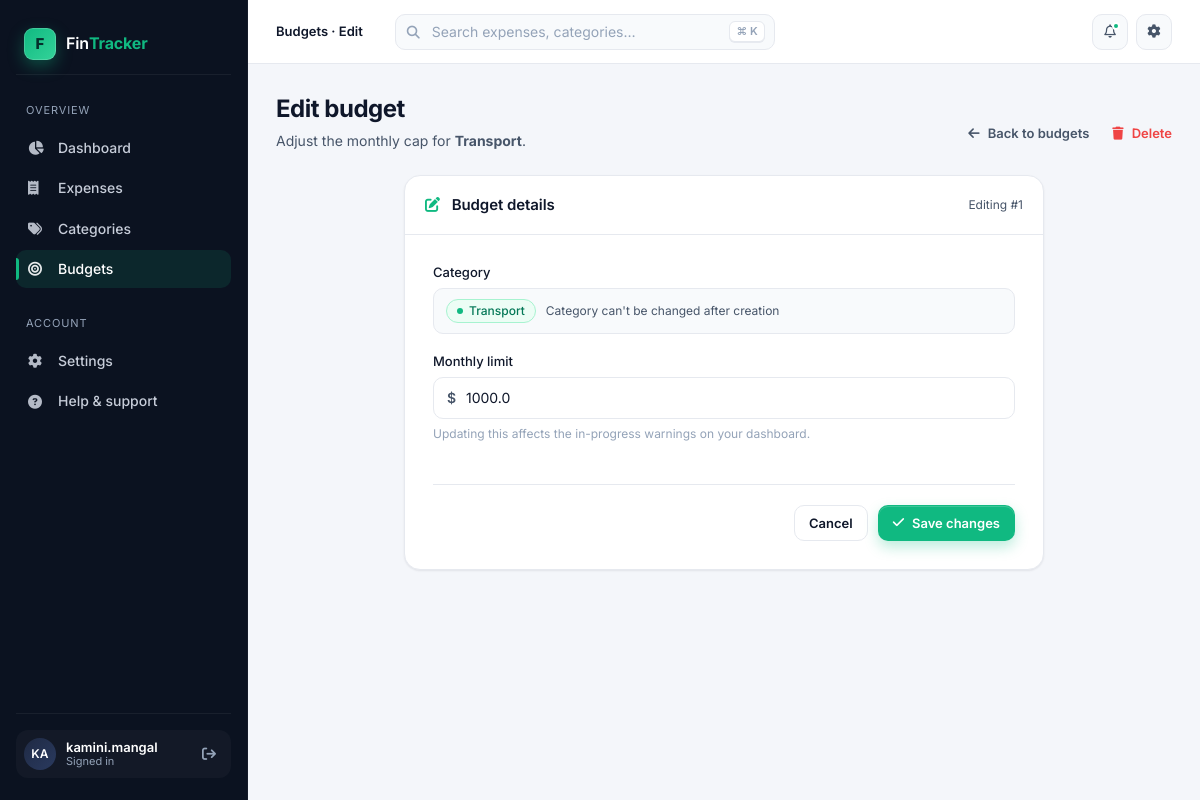
The page /budgets/edit/1 (signed in) on the database its author committed.
### models.py (models this page shows, shortened)
class User(db.Model, UserMixin):
    id           = db.Column(db.Integer, primary_key=True)
    username     = db.Column(db.String(100), unique=True, nullable=False)
    password     = db.Column(db.String(200), nullable=False)
    currency     = db.Column(db.String(10), default='$')    # ← NEW: Settings
    theme        = db.Column(db.String(10), default='light') # ← NEW: Dark mode pref

class Category(db.Model):
    id          = db.Column(db.Integer, primary_key=True)
    name        = db.Column(db.String(100), unique=True, nullable=False)
    description = db.Column(db.String(200))
    expenses    = db.relationship('Expense', backref='category',
                                  lazy=True, cascade='all, delete-orphan')

class Budget(db.Model):
    id          = db.Column(db.Integer, primary_key=True)
    user_id     = db.Column(db.Integer, db.ForeignKey('user.id'), nullable=False)
    category_id = db.Column(db.Integer, db.ForeignKey('category.id'), nullable=False)
    amount      = db.Column(db.Float, nullable=False)
    month       = db.Column(db.Integer, nullable=False)
    year        = db.Column(db.Integer, nullable=False)
    category    = db.relationship('Category', backref='budgets')

### app.py (the view)
@app.route('/budgets/edit/<int:id>', methods=['GET', 'POST'])
@login_required
def edit_budget(id):
    budget = db.get_or_404(Budget, id)
    if budget.user_id != current_user.id:
        flash('Not authorized.', 'error')
        return redirect(url_for('list_budgets'))
    categories = Category.query.all()
    if request.method == 'POST':
        budget.amount = float(request.form['amount'])
        db.session.commit()
        flash('Budget updated!', 'success')
        return redirect(url_for('list_budgets'))
    return render_template('edit_budget.html', budget=budget, categories=categories)

### app.py (called while the page is built)
@login_manager.user_loader
def load_user(user_id):
    return db.session.get(User, int(user_id))

### templates/edit_budget.html (shortened to what this page needs)
{% extends 'base.html' %}
{% block crumb %}Budgets · Edit{% endblock %}
{% block content %}
<div class="page-header">
  <div class="ph-text">
    <h1>Edit budget</h1>
    <p>Adjust the monthly cap for <strong>{{ budget.category.name }}</strong>.</p>
  </div>
  <div class="ph-actions">
    <a href="{{ url_for('list_budgets') }}" class="btn btn-ghost">
      <i class="fa-solid fa-arrow-left"></i> Back to budgets
    </a>
    <form method="POST" action="{{ url_for('delete_budget', id=budget.id) }}" class="inline-form"
          onsubmit="return confirm('Delete the budget for {{ budget.category.name }}?');">
      <button type="submit" class="btn btn-danger">
        <i class="fa-solid fa-trash"></i> Delete
      </button>
    </form>
  </div>
</div>
<div class="card form-card">
  <div class="card-header">
    <h3><i class="fa-solid fa-pen-to-square" style="color: var(--accent); margin-right: 8px;"></i> Budget details</h3>
    <span class="muted" style="font-size: 12px;">Editing #{{ budget.id }}</span>
  </div>
  <div class="card-body">
    <form method="POST" action="{{ url_for('edit_budget', id=budget.id) }}"
          class="form-grid" style="display:flex; flex-direction:column; gap: 18px;" novalidate>
      <div class="field">
        <label>Category</label>
        <div style="display: flex; align-items: center; gap: 10px; padding: 10px 12px; border: 1px solid var(--border); border-radius: 10px; background: var(--surface-2);">
          <span class="pill is-green"><span class="cat-dot"></span> {{ budget.category.name }}</span>
          <span class="muted" style="font-size: 12px;">Category can't be changed after creation</span>
        </div>
      </div>
      <div class="field">
        <label for="amount">Monthly limit</label>
        <div class="input-affix">
          <span class="affix left" style="font-weight: 600; color: var(--text-2);">$</span>
          <input id="amount" name="amount" type="number" step="0.01" min="0"
                 class="input has-left" value="{{ budget.amount }}" required />
        </div>
        <span class="hint">Updating this affects the in-progress warnings on your dashboard.</span>
      </div>
      <div class="form-actions">
        <a href="{{ url_for('list_budgets') }}" class="btn btn-secondary">Cancel</a>
        <button type="submit" class="btn btn-primary">
          <i class="fa-solid fa-check"></i> Save changes
        </button>
      </div>
    </form>
  </div>
</div>
{% endblock %}

### templates/base.html (shortened to what this page needs)
<!DOCTYPE html>
<html lang="en">
<head>
  <link rel="stylesheet" href="https://cdnjs.cloudflare.com/ajax/libs/font-awesome/6.5.1/css/all.min.css" />
  <link rel="stylesheet" href="{{ url_for('static', filename='css/styles.css') }}" />
</head>
<body>
  {% block body %}
  <div class="app-shell">
    <aside class="sidebar" id="sidebar">
      <a href="{{ url_for('dashboard') }}" class="brand">
        <span class="brand-mark">F</span>
        <span class="brand-name">Fin<b>Tracker</b></span>
      </a>
      <nav class="nav-group" aria-label="Primary">
        <div class="nav-label">Overview</div>
        <a href="{{ url_for('dashboard') }}"
           class="nav-item {% if request.endpoint == 'dashboard' %}is-active{% endif %}">
          <i class="fa-solid fa-chart-pie"></i> Dashboard
        </a>
        <a href="{{ url_for('add_expense') }}"
           class="nav-item {% if request.endpoint in ['add_expense','edit_expense'] %}is-active{% endif %}">
          <i class="fa-solid fa-receipt"></i> Expenses
        </a>
        <a href="{{ url_for('list_categories') }}"
           class="nav-item {% if request.endpoint in ['list_categories','add_category','edit_category'] %}is-active{% endif %}">
          <i class="fa-solid fa-tags"></i> Categories
        </a>
        <a href="{{ url_for('list_budgets') }}"
           class="nav-item {% if request.endpoint in ['list_budgets','add_budget','edit_budget'] %}is-active{% endif %}">
          <i class="fa-solid fa-bullseye"></i> Budgets
        </a>
      </nav>
      <nav class="nav-group" aria-label="Account">
        <div class="nav-label">Account</div>
        <a href="#" class="nav-item">
          <i class="fa-solid fa-gear"></i> Settings
        </a>
        <a href="#" class="nav-item">
          <i class="fa-solid fa-circle-question"></i> Help &amp; support
        </a>
      </nav>
      <div class="sidebar-footer">
        {% if current_user.is_authenticated %}
        <div class="user-pill">
          <div class="avatar">{{ current_user.username[:2]|upper }}</div>
          <div class="user-meta">
            <div class="u-name">{{ current_user.username }}</div>
            <div class="u-sub">Signed in</div>
          </div>
          <a href="{{ url_for('logout') }}" class="logout-btn" title="Log out" aria-label="Log out">
            <i class="fa-solid fa-arrow-right-from-bracket"></i>
          </a>
        </div>
        {% endif %}
      </div>
    </aside>
    <div class="main">
      <header class="topbar">
        <div class="crumbs">
          <strong>{% block crumb %}Dashboard{% endblock %}</strong>
        </div>
        <div class="search">
          <i class="fa-solid fa-magnifying-glass"></i>
          <input type="search" id="searchInput" placeholder="Search expenses, categories…" />
          <span class="kbd" style="position: absolute; right: 10px; top: 50%; transform: translateY(-50%);">⌘ K</span>
        </div>
        <div class="top-actions">
          <button class="icon-btn" title="Notifications" aria-label="Notifications">
            <i class="fa-regular fa-bell"></i>
            <span class="dot"></span>
          </button>
          <button class="icon-btn" title="Settings" aria-label="Settings">
            <i class="fa-solid fa-gear"></i>
          </button>
        </div>
      </header>
      <div class="page">
        {% block content %}{% endblock %}
      </div>
    </div>
  </div>
  {% endblock %}
</body>
</html>

### rows shown on the page
User: username "KA", username "kamini.mangal"
Category: category.name "Transport"
Budget: id "1", amount "1000.0"
